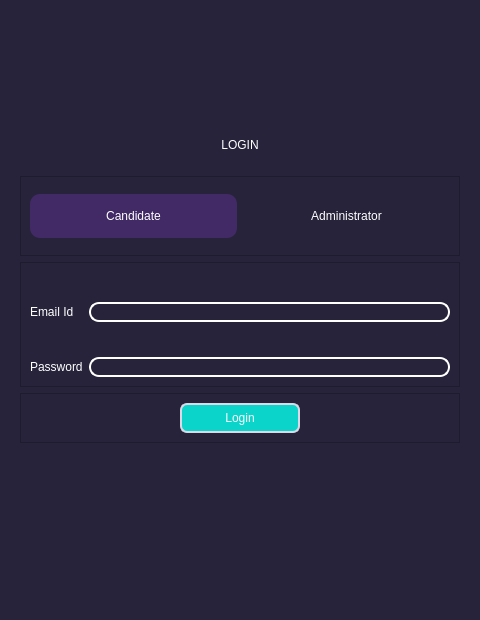
<?xml version="1.0" encoding="UTF-8"?>
<ui version="4.0">
 <class>Dialog</class>
 <widget class="QDialog" name="Dialog">
  <property name="geometry">
   <rect>
    <x>0</x>
    <y>0</y>
    <width>480</width>
    <height>620</height>
   </rect>
  </property>
  <property name="sizePolicy">
   <sizepolicy hsizetype="Preferred" vsizetype="Preferred">
    <horstretch>0</horstretch>
    <verstretch>0</verstretch>
   </sizepolicy>
  </property>
  <property name="minimumSize">
   <size>
    <width>0</width>
    <height>0</height>
   </size>
  </property>
  <property name="maximumSize">
   <size>
    <width>16777215</width>
    <height>16777215</height>
   </size>
  </property>
  <property name="windowTitle">
   <string>Dialog</string>
  </property>
  <property name="styleSheet">
   <string notr="true">background-color: #27233A;
color: rgb(255,255,255);</string>
  </property>
  <layout class="QVBoxLayout" name="verticalLayout">
   <item>
    <widget class="QFrame" name="header">
     <property name="maximumSize">
      <size>
       <width>16777215</width>
       <height>150</height>
      </size>
     </property>
     <property name="frameShape">
      <enum>QFrame::NoFrame</enum>
     </property>
     <property name="frameShadow">
      <enum>QFrame::Plain</enum>
     </property>
     <layout class="QVBoxLayout" name="verticalLayout_3">
      <item>
       <spacer name="verticalSpacer">
        <property name="orientation">
         <enum>Qt::Vertical</enum>
        </property>
        <property name="sizeHint" stdset="0">
         <size>
          <width>20</width>
          <height>90</height>
         </size>
        </property>
       </spacer>
      </item>
      <item>
       <widget class="QLabel" name="label">
        <property name="styleSheet">
         <string notr="true">QLabel {
	font: 22pt &quot;Lucida Sans&quot;;
}</string>
        </property>
        <property name="text">
         <string>LOGIN</string>
        </property>
        <property name="alignment">
         <set>Qt::AlignCenter</set>
        </property>
       </widget>
      </item>
     </layout>
    </widget>
   </item>
   <item>
    <widget class="QFrame" name="body">
     <property name="styleSheet">
      <string notr="true"/>
     </property>
     <property name="frameShape">
      <enum>QFrame::NoFrame</enum>
     </property>
     <property name="frameShadow">
      <enum>QFrame::Plain</enum>
     </property>
     <layout class="QVBoxLayout" name="verticalLayout_2">
      <item>
       <widget class="QFrame" name="frame_2">
        <property name="maximumSize">
         <size>
          <width>16777215</width>
          <height>80</height>
         </size>
        </property>
        <property name="styleSheet">
         <string notr="true"/>
        </property>
        <property name="frameShape">
         <enum>QFrame::StyledPanel</enum>
        </property>
        <property name="frameShadow">
         <enum>QFrame::Raised</enum>
        </property>
        <layout class="QHBoxLayout" name="horizontalLayout">
         <item>
          <widget class="QPushButton" name="candidateUIButton">
           <property name="styleSheet">
            <string notr="true">QPushButton {
    border-radius: 10px;
	background-color: #412A65;
	padding: 15px 25px;
	border: none;
	font: 13pt &quot;Calibri&quot;;
}

QPushButton:hover {
	background-color: rgb(96, 62, 150);
	font: 13pt &quot;Calibri&quot;;
}

QPushButton:pressed {
    background-color: rgb(147, 96, 230);
	font: 13pt &quot;Calibri&quot;;
}</string>
           </property>
           <property name="text">
            <string>Candidate</string>
           </property>
           <property name="autoDefault">
            <bool>true</bool>
           </property>
          </widget>
         </item>
         <item>
          <widget class="QLabel" name="adminUILabel">
           <property name="styleSheet">
            <string notr="true">QLabel {
	font: 19pt &quot;Calibri&quot;;
}</string>
           </property>
           <property name="text">
            <string>Administrator</string>
           </property>
           <property name="alignment">
            <set>Qt::AlignCenter</set>
           </property>
          </widget>
         </item>
        </layout>
       </widget>
      </item>
      <item>
       <widget class="QFrame" name="frame_1">
        <property name="styleSheet">
         <string notr="true">QLineEdit {
	border-style: solid;
	border-color:rgb(255,255,255);
	border-width: 2px;
	border-radius: 10px;
}</string>
        </property>
        <property name="frameShape">
         <enum>QFrame::StyledPanel</enum>
        </property>
        <property name="frameShadow">
         <enum>QFrame::Raised</enum>
        </property>
        <layout class="QGridLayout" name="gridLayout">
         <property name="leftMargin">
          <number>9</number>
         </property>
         <property name="topMargin">
          <number>9</number>
         </property>
         <property name="rightMargin">
          <number>9</number>
         </property>
         <item row="5" column="0">
          <widget class="QLabel" name="passwordLabel">
           <property name="styleSheet">
            <string notr="true">QLabel {
	font: 14pt &quot;Lucida Sans&quot;;
	text-align: center;
}</string>
           </property>
           <property name="text">
            <string>Password</string>
           </property>
           <property name="buddy">
            <cstring>passwordInput</cstring>
           </property>
          </widget>
         </item>
         <item row="2" column="0">
          <widget class="QLabel" name="emailIdLabel">
           <property name="styleSheet">
            <string notr="true">QLabel {
	font: 14pt &quot;Lucida Sans&quot;;
	text-align: center;
}</string>
           </property>
           <property name="text">
            <string>Email Id</string>
           </property>
           <property name="alignment">
            <set>Qt::AlignLeading|Qt::AlignLeft|Qt::AlignVCenter</set>
           </property>
           <property name="buddy">
            <cstring>emailIdInput</cstring>
           </property>
          </widget>
         </item>
         <item row="5" column="1">
          <widget class="QLineEdit" name="passwordInput">
           <property name="styleSheet">
            <string notr="true"/>
           </property>
          </widget>
         </item>
         <item row="2" column="1">
          <widget class="QLineEdit" name="emailIdInput">
           <property name="styleSheet">
            <string notr="true"/>
           </property>
          </widget>
         </item>
         <item row="0" column="1">
          <widget class="QLabel" name="invalidEmailLabel">
           <property name="styleSheet">
            <string notr="true">QLabel {
	font: 12pt &quot;Lucida Sans&quot;;
	text-align: center;
}</string>
           </property>
           <property name="text">
            <string/>
           </property>
          </widget>
         </item>
         <item row="3" column="1">
          <widget class="QLabel" name="invalidPasswordLabel">
           <property name="styleSheet">
            <string notr="true">QLabel {
	font: 12pt &quot;Lucida Sans&quot;;
	text-align: center;
}</string>
           </property>
           <property name="text">
            <string/>
           </property>
          </widget>
         </item>
        </layout>
       </widget>
      </item>
      <item>
       <widget class="QFrame" name="frame_3">
        <property name="maximumSize">
         <size>
          <width>16777215</width>
          <height>50</height>
         </size>
        </property>
        <property name="focusPolicy">
         <enum>Qt::StrongFocus</enum>
        </property>
        <property name="frameShape">
         <enum>QFrame::StyledPanel</enum>
        </property>
        <property name="frameShadow">
         <enum>QFrame::Raised</enum>
        </property>
        <layout class="QHBoxLayout" name="horizontalLayout_2">
         <item>
          <spacer name="horizontalSpacer">
           <property name="orientation">
            <enum>Qt::Horizontal</enum>
           </property>
           <property name="sizeType">
            <enum>QSizePolicy::Maximum</enum>
           </property>
           <property name="sizeHint" stdset="0">
            <size>
             <width>150</width>
             <height>20</height>
            </size>
           </property>
          </spacer>
         </item>
         <item>
          <widget class="QPushButton" name="loginButton">
           <property name="maximumSize">
            <size>
             <width>16777215</width>
             <height>30</height>
            </size>
           </property>
           <property name="layoutDirection">
            <enum>Qt::LeftToRight</enum>
           </property>
           <property name="styleSheet">
            <string notr="true">QPushButton{
	background-color: #0BD5CB;
	font: 12pt &quot;Lucida Sans&quot;;
	border-width: 2px;	
	border-color: #DBD9E8;
	border-style: solid;
	padding-left: 10px;
	padding-right: 10px;
	border-radius: 7px;
}</string>
           </property>
           <property name="text">
            <string>Login</string>
           </property>
          </widget>
         </item>
         <item>
          <spacer name="horizontalSpacer_2">
           <property name="orientation">
            <enum>Qt::Horizontal</enum>
           </property>
           <property name="sizeType">
            <enum>QSizePolicy::Maximum</enum>
           </property>
           <property name="sizeHint" stdset="0">
            <size>
             <width>150</width>
             <height>20</height>
            </size>
           </property>
          </spacer>
         </item>
        </layout>
       </widget>
      </item>
      <item>
       <widget class="QLabel" name="loginAckLabel">
        <property name="maximumSize">
         <size>
          <width>16777215</width>
          <height>20</height>
         </size>
        </property>
        <property name="styleSheet">
         <string notr="true">QLabel {
	font: 12pt &quot;Lucida Sans&quot;;
	text-align: center;
}</string>
        </property>
        <property name="text">
         <string/>
        </property>
        <property name="alignment">
         <set>Qt::AlignCenter</set>
        </property>
       </widget>
      </item>
     </layout>
    </widget>
   </item>
   <item>
    <widget class="QFrame" name="footer">
     <property name="maximumSize">
      <size>
       <width>16777215</width>
       <height>125</height>
      </size>
     </property>
     <property name="frameShape">
      <enum>QFrame::NoFrame</enum>
     </property>
     <property name="frameShadow">
      <enum>QFrame::Plain</enum>
     </property>
     <layout class="QHBoxLayout" name="horizontalLayout_3">
      <property name="spacing">
       <number>0</number>
      </property>
      <property name="leftMargin">
       <number>20</number>
      </property>
      <property name="rightMargin">
       <number>20</number>
      </property>
     </layout>
    </widget>
   </item>
  </layout>
 </widget>
 <tabstops>
  <tabstop>emailIdInput</tabstop>
  <tabstop>passwordInput</tabstop>
  <tabstop>loginButton</tabstop>
 </tabstops>
 <resources/>
 <connections/>
</ui>
